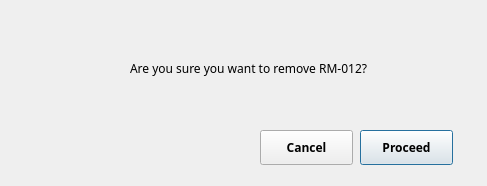
<?xml version="1.0" encoding="UTF-8"?>
<ui version="4.0">
 <class>Dialog</class>
 <widget class="QDialog" name="Dialog">
  <property name="geometry">
   <rect>
    <x>0</x>
    <y>0</y>
    <width>487</width>
    <height>186</height>
   </rect>
  </property>
  <property name="windowTitle">
   <string>Hotel Accommodation Management System</string>
  </property>
  <widget class="QLabel" name="d_icon">
   <property name="geometry">
    <rect>
     <x>40</x>
     <y>40</y>
     <width>61</width>
     <height>61</height>
    </rect>
   </property>
   <property name="styleSheet">
    <string notr="true"/>
   </property>
   <property name="text">
    <string/>
   </property>
   <property name="pixmap">
    <pixmap>questionmark.png</pixmap>
   </property>
   <property name="scaledContents">
    <bool>true</bool>
   </property>
  </widget>
  <widget class="QLabel" name="txtQuestion">
   <property name="geometry">
    <rect>
     <x>130</x>
     <y>60</y>
     <width>331</width>
     <height>16</height>
    </rect>
   </property>
   <property name="font">
    <font>
     <family>Century Gothic</family>
     <pointsize>9</pointsize>
     <weight>50</weight>
     <italic>false</italic>
     <bold>false</bold>
    </font>
   </property>
   <property name="text">
    <string>Are you sure you want to remove RM-012?</string>
   </property>
  </widget>
  <widget class="QPushButton" name="btnDelete">
   <property name="geometry">
    <rect>
     <x>360</x>
     <y>130</y>
     <width>93</width>
     <height>35</height>
    </rect>
   </property>
   <property name="minimumSize">
    <size>
     <width>0</width>
     <height>35</height>
    </size>
   </property>
   <property name="maximumSize">
    <size>
     <width>16777215</width>
     <height>35</height>
    </size>
   </property>
   <property name="font">
    <font>
     <family>Century Gothic</family>
     <pointsize>9</pointsize>
     <weight>75</weight>
     <bold>true</bold>
    </font>
   </property>
   <property name="text">
    <string>Proceed</string>
   </property>
  </widget>
  <widget class="QPushButton" name="btnCancel">
   <property name="geometry">
    <rect>
     <x>260</x>
     <y>130</y>
     <width>93</width>
     <height>35</height>
    </rect>
   </property>
   <property name="minimumSize">
    <size>
     <width>0</width>
     <height>35</height>
    </size>
   </property>
   <property name="maximumSize">
    <size>
     <width>16777215</width>
     <height>35</height>
    </size>
   </property>
   <property name="font">
    <font>
     <family>Century Gothic</family>
     <pointsize>9</pointsize>
     <weight>75</weight>
     <bold>true</bold>
    </font>
   </property>
   <property name="text">
    <string>Cancel</string>
   </property>
  </widget>
 </widget>
 <resources/>
 <connections>
  <connection>
   <sender>btnCancel</sender>
   <signal>clicked()</signal>
   <receiver>Dialog</receiver>
   <slot>close()</slot>
   <hints>
    <hint type="sourcelabel">
     <x>306</x>
     <y>147</y>
    </hint>
    <hint type="destinationlabel">
     <x>243</x>
     <y>92</y>
    </hint>
   </hints>
  </connection>
 </connections>
</ui>
